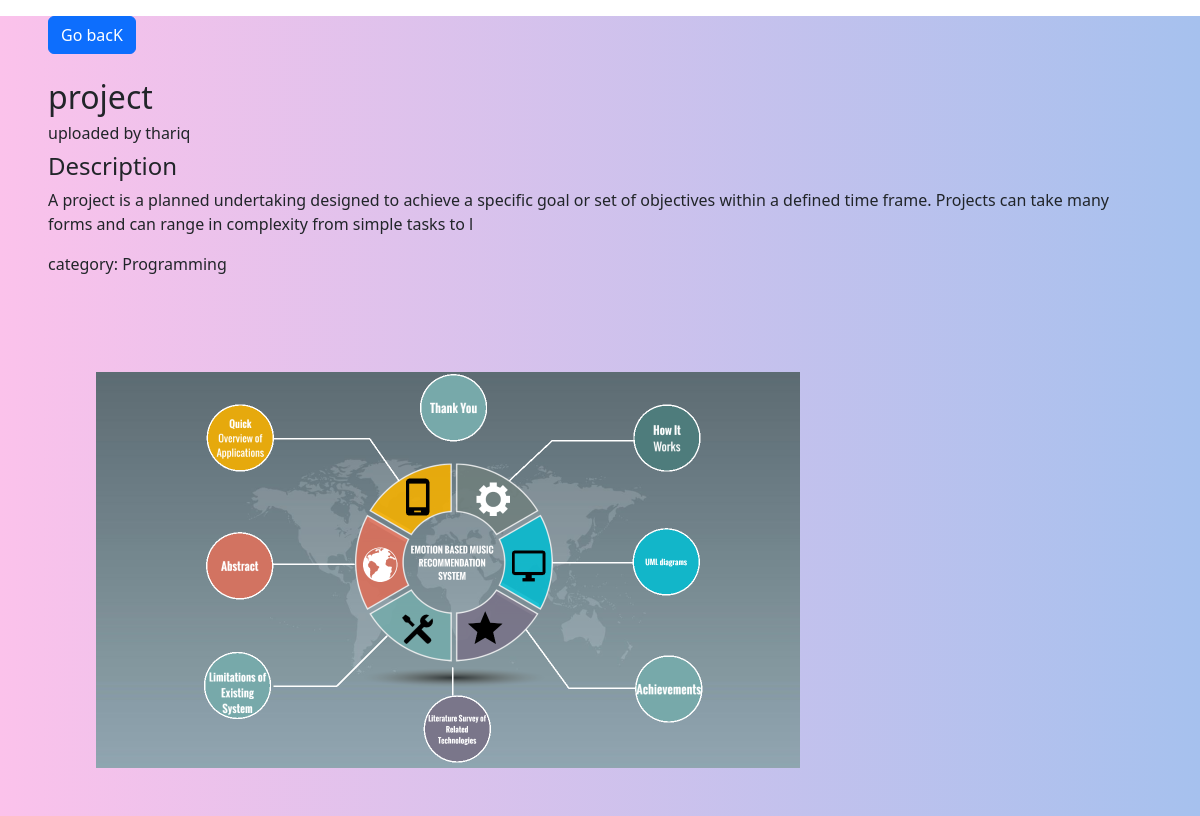
Page /view/4/ on the committed database.
### main/models.py (models this page shows, shortened)
class photo(models.Model):
    user = models.ForeignKey(User,null = True,blank=True,on_delete=models.CASCADE)
    categories = models.ForeignKey(addcategory,null=True,blank=True,on_delete=models.SET_NULL)
    title = models.CharField(max_length=50,null=True,blank=True)
    description = models.TextField(max_length=200,null=True,blank=True)
    image = models.ImageField(null=True,blank=True)

class addcategory(models.Model):
    class Meta:
        verbose_name = 'addcategory'
        verbose_name_plural = 'addcategories'
    category = models.CharField(max_length=50,null=True,blank=True)
    def __str__(self):
        return self.category

### main/views.py (the view)
# urls.py: path('view/<str:pk>/',views.viewPhoto,name = "view-photo"),
def viewPhoto(request,pk):
    photos = photo.objects.get(id=pk)
    categories = addcategory.objects.all()
    context = {
        'category' : categories,
        'photos' : photos
    }
    return render(request,'photo.html',context)

### templates/photo.html
{% extends 'base.html'%}
{% block content %}
<div class = "mx-5 my-3">
    <a href="{% url 'home' %}" class = "btn btn-primary mb-4">Go bacK</a>
    <h2>{{photos.title}}</h2>
    <h6>uploaded by {{photos.user}}</h6>
    <h4>Description</h4>
    <p>{{photos.description}}</p>
    <p>category: {{photos.categories}}</p>
    <div class = "preview-img mt-5 mb-5">
        <img src="{{photos.image.url}}" class = "img-fluid p-5" alt="Responsive image">
    </div>
</div>
{%endblock%}

### static/css/style.css (style rules this page uses)
html, body { height: 100%; }

### rows in the picture
photo: title "project", user "thariq", description "A project is a planned undertaking designed to achieve a specific goal or set of objectives within a defined time frame. Projects can take many forms and can range in complexity from simple tasks to l", categories "Programming", image (picture)
